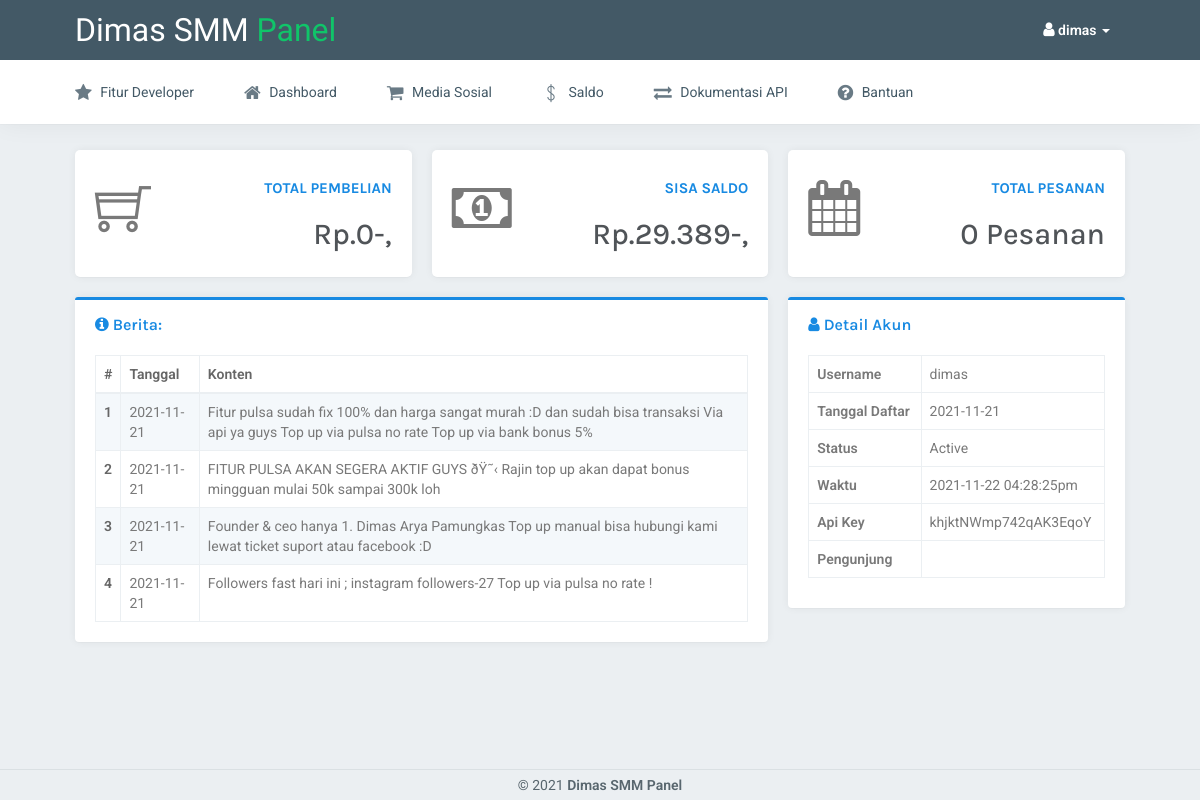
/assets/index.php (signed in), run on the app's committed database.
### tables this page shows
CREATE TABLE `users` (
  `id` int(10) NOT NULL,
  `username` varchar(100) NOT NULL,
  `password` varchar(100) NOT NULL,
  `balance` double NOT NULL,
  `level` enum('Member','Agen','Reseller','Admin','Developers') NOT NULL,
  `registered` date NOT NULL,
  `status` enum('Active','Suspended') NOT NULL,
  `api_key` varchar(100) NOT NULL,
  `uplink` varchar(100) NOT NULL
);

CREATE TABLE `news` (
  `id` int(10) NOT NULL,
  `date` date NOT NULL,
  `content` text NOT NULL
);

### assets/index.php (the view, shortened to what this page needs)
<?php
require("mainconfig.php");
if (isset($_SESSION['user'])) {
	$sess_username = $_SESSION['user']['username'];
	$check_user = mysqli_query($db, "SELECT * FROM users WHERE username = '$sess_username'");
	$data_user = mysqli_fetch_assoc($check_user);
	$check_order = mysqli_query($db, "SELECT SUM(price) AS total FROM orders WHERE user = '$sess_username'");
	$data_order = mysqli_fetch_assoc($check_order);
	$count_sosmed = mysqli_num_rows(mysqli_query($db, "SELECT * FROM orders WHERE user = '$sess_username'"));
	$count_orders = $count_sosmed;
}
include("lib/header.php");
if (isset($_SESSION['user'])) {
?>
                        <div class="row">
							<div class="col-lg-4 col-md-4">
                                <div class="card-box">
                                    <div class="widget-chart-1">
                                        <div class="widget-chart-box-1">
                                            <i class="ti-shopping-cart fa-4x"></i>
                                        </div>
                                        <div class="widget-detail-1">
                                    <h5 class="text-primary text-uppercase"><strong>Total Pembelian</strong></h5>
                                    <h2 class="p-t-10 m-b-0">Rp.<?php echo number_format($data_order['total'],0,',','.'); ?>-,</h2>
                                        </div>
                                    </div>
                                </div>
                            </div>
                            <div class="col-lg-4 col-md-4">
                                <div class="card-box">
                                    <div class="widget-chart-1">
                                        <div class="widget-chart-box-1">
                                            <i class="fa fa-money fa-4x"></i>
                                        </div>
                                        <div class="widget-detail-1">
                                    <h5 class="text-primary text-uppercase"><strong>Sisa Saldo</strong></h5>
                                    <h2 class="p-t-10 m-b-0">Rp.<?php echo number_format($data_user['balance'],0,',','.'); ?>-,</h2>
                                        </div>
                                    </div>
                                </div>
                            </div>
							<div class="col-lg-4 col-md-4">
                                <div class="card-box">
                                    <div class="widget-chart-1">
                                        <div class="widget-chart-box-1">
                                            <i class="fa fa-calendar fa-4x"></i>
                                        </div>
                                        <div class="widget-detail-1">
                                    <h5 class="text-primary text-uppercase"><strong>Total Pesanan</strong></h5>
                                    <h2 class="p-t-10 m-b-0"><?php echo number_format($count_orders,0,',','.'); ?> Pesanan</h2>
                                        </div>
                                    </div>
                                </div>
                            </div>
	                    </div>
                          <div class="row">
							<div class="col-md-8">
									<div class="panel panel-border panel-primary">
                                    <div class="panel-heading">
                                        <h3 class="panel-title"><i class="fa fa-info-circle"></i> Berita:</h3>
                                    </div>
                                    <div class="panel-body">
										<div class="table-responsive">
											<table class="table table-striped table-bordered table-hover m-0">
												<thead>
													<tr>
														<th>#</th>
														<th>Tanggal</th>
														<th>Konten</th>
													</tr>
												</thead>
												<tbody>
													<?php
													$check_news = mysqli_query($db, "SELECT * FROM news ORDER BY id DESC LIMIT 5");
													$no = 1;
													while ($data_news = mysqli_fetch_assoc($check_news)) {
													?>
													<tr>
														<th scope="row"><?php echo $no; ?></th>
														<td><?php echo $data_news['date']; ?></td>
														<td><?php echo $data_news['content']; ?></td>
													</tr>
													<?php
													$no++;
													}
													?>
												</tbody>
											</table>
										</div>
                                   </div>
								</div>
							</div>
							<div class="col-md-4">
									<div class="panel panel-border panel-primary">
                                    <div class="panel-heading">
                                        <h3 class="panel-title"><i class="fa fa-user"></i> Detail Akun</h3>
                                    </div>
                                    <div class="panel-body">
										<div class="table-responsive">
                                              <table class="table table-bordered table-hover">
												<tbody>
													<tr>
														<td><b>Username</b></td>
														<td><?php echo $data_user['username']; ?></td>
													</tr>
													<tr>
														<td><b>Tanggal Daftar</b></td>
														<td><?php echo $data_user['registered']; ?></td>
													</tr>
													<tr>
														<td><b>Status</b></td>
														<td><?php echo $data_user['status']; ?></td>
													</tr>
													<?php
echo "<tr>
														<td><b>Waktu</b></td> <td>" . date("Y-m-d h:i:sa") . "<br></tr>";
?>
														<td><b>Api Key</b></td>
														<td><?php echo $data_user['api_key']; ?></td>
													<tr>
														<td><b>Pengunjung</b></td>
														<td><div id="histats_counter"></div>
</td>
													</tr>
												</tbody>
											</table>
</div>		</div>
										</div>
									</div>
								</div>
							</div>
						</div>
<?php
}
include("lib/footer.php");
?>

### assets/lib/header.php (shortened to what this page needs)
<!DOCTYPE html>
<html>
<head>
        <link href="../assets/plugins/datatables/jquery.dataTables.min.css" rel="stylesheet" type="text/css" />
        <link href="../assets/plugins/datatables/buttons.bootstrap.min.css" rel="stylesheet" type="text/css" />
        <link href="../assets/plugins/datatables/fixedHeader.bootstrap.min.css" rel="stylesheet" type="text/css" />
        <link href="../assets/plugins/datatables/responsive.bootstrap.min.css" rel="stylesheet" type="text/css" />
        <link href="../assets/plugins/datatables/scroller.bootstrap.min.css" rel="stylesheet" type="text/css" />
        <link href="../assets/plugins/morris/morris.css" rel="stylesheet" type="text/css" />
        <link href="../assets/css/bootstrap.min.css" rel="stylesheet" type="text/css" />
        <link href="../assets/css/core.css" rel="stylesheet" type="text/css" />
        <link href="../assets/css/components.css" rel="stylesheet" type="text/css" />
        <link href="../assets/css/icons.css" rel="stylesheet" type="text/css" />
        <link href="../assets/css/pages.css" rel="stylesheet" type="text/css" />
        <link href="../assets/css/menu.css" rel="stylesheet" type="text/css" />
        <link href="../assets/css/responsive.css" rel="stylesheet" type="text/css" />
    </head>
    <body>
        <header id="topnav">
            <div class="topbar-main">
                <div class="container">
                    <div class="topbar">
                        <a href="/" class="logo"><span>Dimas SMM<span> Panel</span></span></a>
                    </div>
                    <div class="menu-extras">
                        <?php if(isset($_SESSION['user'])) { ?>
                        <ul class="nav navbar-nav navbar-right pull-right">
                            <li class="dropdown">
							    <a class="dropdown-toggle profile-pic" data-toggle="dropdown" href="javascript:void(0)">
								<i class="fa fa-user"></i> <b class="hidden-xs"><?php echo $data_user['username']; ?></b> <span class="caret"></span>
							    </a>
						    </li>
						</ul>
						<?php
                        }
                        ?>
                    </div>
                </div>
            </div>
            <div class="navbar-custom">
                <div class="container">
                    <div id="navigation">
                        <ul class="navigation-menu">
                            <?php
			                if (isset($_SESSION[ 'user'])) {
			                ?>
							<?php
							if ($data_user['level'] == "Admin") {
							?>
                            <li class="has-submenu">
                                <a href="#"><i class="fa fa-star"></i> <span> Fitur Developer </span> </a>
                            </li>
                            <?php
							}
							?>
							<li>
                                <a href="/"><i class="fa fa-home"></i> <span> Dashboard </span> </a>
                            </li>
                            <li class="has-submenu">
                                <a href="#"><i class="fa fa-shopping-cart"></i> <span> Media Sosial </span> </a>
                            </li>
                            <li class="has-submenu">
                                <a href="#"><i class="ti-money m-r-5"></i> <span> Saldo </span> </a>
                            </li>
                            <?php
							}
							?>
                            <li class="has-submenu">
                                <a href="#"><i class="fa fa-exchange"></i> <span> Dokumentasi API </span> </a>
                            </li>
                            <li class="has-submenu">
                                <a href="#"><i class="fa fa-question-circle"></i> <span> Bantuan </span> </a>
                            </li>
                        </ul>
                    </div>
                </div>
            </div>
        </header>
         <div class="wrapper">
            <div class="container">
                <div class="row">
                    <div class="col-sm-6">
                    </div>
                </div>

### assets/lib/footer.php (shortened to what this page needs)
  <footer class="footer text-right">
		<div class="container">
			<div class="row">
	<div class="col-xs-12 text-center">
		&copy; 2021 <b>Dimas SMM Panel</b>
                            </div>
    </footer>
	</body>
</html>

### assets/admin/assets/css/core.css (style rules this page uses)
body { background: #ebeff2; font-family: 'Roboto', sans-serif; margin: 0; padding-bottom: 60px; overflow-x: hidden; color: #797979; }
html { position: relative; min-height: 100%; background: #ebeff2; }
h1, h2, h3, h4, h5, h6 { color: #505458; font-family: 'Karla', sans-serif; margin: 10px 0; }
h2 { line-height: 35px; }
h3 { line-height: 30px; }
h5 { font-size: 15px; }
* { outline: none !important; }
b { font-weight: 600; }
.container { width: auto; }
.footer { border-top: 1px solid rgba(152, 166, 173, 0.2); bottom: 0px; color: #98a6ad; text-align: left !important; padding: 19px 30px 20px; position: absolute; right: 0px; left: 250px; }
.wrapper { padding-top: 130px; }
.container { width: 90%; }
.p-t-10 { padding-top: 10px !important; }
.m-0 { margin: 0px !important; }
.m-r-5 { margin-right: 5px !important; }
.m-b-0 { margin-bottom: 0px !important; }
.card-box { padding: 20px; box-shadow: 0 0px 8px 0 rgba(0, 0, 0, 0.06), 0 1px 0px 0 rgba(0, 0, 0, 0.02); -webkit-border-radius: 5px; border-radius: 5px; -moz-border-radius: 5px; background-clip: padding-box; margin-bottom: 20px; background-color: #ffffff; }
.row { margin-right: -10px; margin-left: -10px; }
.col-lg-1, .col-lg-10, .col-lg-11, .col-lg-12, .col-lg-2, .col-lg-3, .col-lg-4, .col-lg-5, .col-lg-6, .col-lg-7, .col-lg-8, .col-lg-9, .col-md-1, .col-md-10, .col-md-11, .col-md-12, .col-md-2, .col-md-3, .col-md-4, .col-md-5, .col-md-6, .col-md-7, .col-md-8, .col-md-9, .col-sm-1, .col-sm-10, .col-sm-11, .col-sm-12, .col-sm-2, .col-sm-3, .col-sm-4, .col-sm-5, .col-sm-6, .col-sm-7, .col-sm-8, .col-sm-9, .col-xs-1, .col-xs-10, .col-xs-11, .col-xs-12, .col-xs-2, .col-xs-3, .col-xs-4, .col-xs-5, .col-xs-6, .col-xs-7, .col-xs-8, .col-xs-9 { padding-left: 10px; padding-right: 10px; }
.text-primary { color: #188ae2 !important; }

### assets/admin/assets/css/components.css (style rules this page uses)
.panel { border: none; margin-bottom: 20px; box-shadow: 0 0px 8px 0 rgba(0, 0, 0, 0.06), 0 1px 0px 0 rgba(0, 0, 0, 0.02); }
.panel .panel-body { padding: 20px; }
.panel-heading { border: none !important; padding: 10px 20px; }
.panel-title { font-weight: 600; margin-bottom: 0; margin-top: 0; }
.panel-primary > .panel-heading { background-color: #188ae2; }
.panel-border .panel-heading { background-color: #ffffff; border-top: 3px solid #DADFE2 !important; padding: 10px 20px 0px; }
.panel-border .panel-body { padding: 15px 20px 20px 20px; }
.panel-border.panel-primary .panel-heading { border-color: #188ae2 !important; color: #188ae2 !important; }
.table { margin-bottom: 10px; }
.table-striped > tbody > tr:nth-of-type(odd), .table-hover > tbody > tr:hover, .table > thead > tr > td.active, .table > tbody > tr > td.active, .table > tfoot > tr > td.active, .table > thead > tr > th.active, .table > tbody > tr > th.active, .table > tfoot > tr > th.active, .table > thead > tr.active > td, .table > tbody > tr.active > td, .table > tfoot > tr.active > td, .table > thead > tr.active > th, .table > tbody > tr.active > th, .table > tfoot > tr.active > th { background-color: #f4f8fb !important; }
.table > thead > tr > th, .table > tbody > tr > th, .table > tfoot > tr > th, .table > thead > tr > td, .table > tbody > tr > td, .table > tfoot > tr > td, .table > thead > tr > th, .table-bordered { border-top: 1px solid #ebeff2; }
.table-bordered > thead > tr > th, .table-bordered > tbody > tr > th, .table-bordered > tfoot > tr > th, .table-bordered > thead > tr > td, .table-bordered > tbody > tr > td, .table-bordered > tfoot > tr > td { border: 1px solid #ebeff2; }
.table > thead > tr > th { vertical-align: bottom; border-bottom: 2px solid #ebeff2; }
tbody { color: #797979; }
th { color: #666666; font-weight: 600; }
.table-bordered { border: 1px solid #ebeff2; }
.widget-chart-1 .widget-chart-box-1 { float: left; }
.widget-chart-1 .widget-detail-1 { text-align: right; margin-left: 80px; min-height: 77px; }

### data on the page
users: username "dimas", balance "29.389", registered "2021-11-21", status "Active", api_key "khjktNWmp742qAK3EqoY"
news: date "2021-11-21", content "Fitur pulsa sudah fix 100% dan harga sangat murah :D dan sudah bisa transaksi Via api ya guys Top up via pulsa no rate Top up via bank bonus 5%"
news: date "2021-11-21", content "FITUR PULSA AKAN SEGERA AKTIF GUYS ðŸ˜‹ Rajin top up akan dapat bonus mingguan mulai 50k sampai 300k loh"
news: date "2021-11-21", content "Founder & ceo hanya 1. Dimas Arya Pamungkas Top up manual bisa hubungi kami lewat ticket suport atau facebook :D"
news: date "2021-11-21", content "Followers fast hari ini ; instagram followers-27 Top up via pulsa no rate !"

### other printed values
$data_order['total'] "0"
$count_orders "0"
